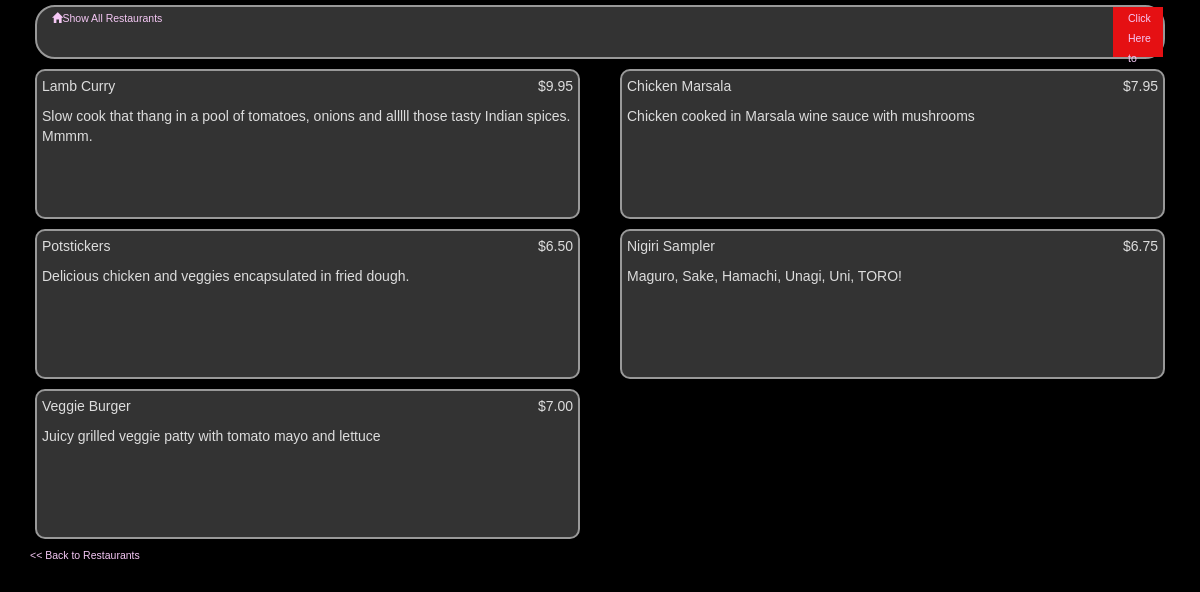
/restaurants/6/, run on the app's committed database.
### database_setup.py (models this page shows, shortened)
class MenuItem(Base):
    __tablename__ = 'menu_item'
    name = Column(String(80), nullable = False)
    id = Column(Integer, primary_key = True)
    course = Column(String(250))
    description = Column(String(250))
    price = Column(String(8))
    restaurant_id = Column(Integer, ForeignKey('restaurant.id'))
    user_id = Column(Integer, ForeignKey('user.id'))
    restaurant = relationship(Restaurant)
    user = relationship(User)

### finalProject.py (the view)
@app.route('/restaurants/<int:restaurant_id>/')
def showMenu(restaurant_id):
    restaurant = session.query(Restaurant).filter_by(id = restaurant_id).one()
    items = session.query(MenuItem).filter_by(restaurant_id = restaurant.id)
    creator = getUserInfo(restaurant.user_id)
    if 'username' not in login_session or creator.id != login_session['user_id']:
        return render_template('publicmenu.html', items = items,
                               restaurant = restaurant, creator = creator)
    else:
        return render_template('menu.html', restaurant = restaurant, items = items,
                           creator = creator)

### finalProject.py (called while the page is built)
def getUserInfo(user_id):
    user = session.query(User).filter_by(id = user_id).one()
    return user

### templates/publicmenu.html (shortened to what this page needs)
{% extends "main.html" %}
{% block content %}
    	<div class="header clearfix">
			<div class="col-md-6">
                <a href="{{url_for('showRestaurants')}}">
                    <span class="glyphicon glyphicon-home" aria-hidden="true"></span>Show All Restaurants
                </a>
            </div>
            <div class="col-md-6 user pull-right">
                <a href="{{url_for('showLogin')}}">Click Here to Log in</a>
            </div>
        </div>
        <div class="row">
        {% for i in items %}
            <div class="col-md-6">
            	<div class="restaurant">
                	<div class="nameandprice">
            			<span class="name"><p>{{i.name}}</p></span>
            			<span class="price"><p>{{i.price}}</p></span>
        			</div>
                    <div class="description">
                        <p>{{i.description}}</p>
                    </div>
                </div>
            </div>
        {% endfor %}
        </div>
        <a href="{{url_for('showRestaurants')}}">&lt;&lt; Back to Restaurants</a>
{% endblock %}

### static/style.css (style rules this page uses)
body { font-family: sans-serif; background-image: url('img3.jpg'); background-color: #000; }
p, dd, dt, label { color: #DDDDDD; }
a { text-decoration: none; color:#F5C8F5; font-size: .75em; }
.header { border: 2px solid; border-radius: 20px; margin: 5px 5px 5px 5px; border-color: #999999; background-color: #333333; }
.user { height:50px; width:50px; vertical-align:middle; background-color:#E51013; }
.restaurant { margin: 5px 5px 5px 5px; height:150px; border: 2px solid; border-radius: 10px; padding: 5px 5px 15px 5px; border-color: #999999; background-color: #333333; }
.name { width:50%; display: inline-block; float: left; }
.price { text-align: right; width:50%; float: right; }

### data on the page
MenuItem: name "Lamb Curry", price "$9.95", description "Slow cook that thang in a pool of tomatoes, onions and alllll those tasty Indian spices. Mmmm."
MenuItem: name "Chicken Marsala", price "$7.95", description "Chicken cooked in Marsala wine sauce with mushrooms"
MenuItem: name "Potstickers", price "$6.50", description "Delicious chicken and veggies encapsulated in fried dough."
MenuItem: name "Nigiri Sampler", price "$6.75", description "Maguro, Sake, Hamachi, Unagi, Uni, TORO!"
MenuItem: name "Veggie Burger", price "$7.00", description "Juicy grilled veggie patty with tomato mayo and lettuce"
